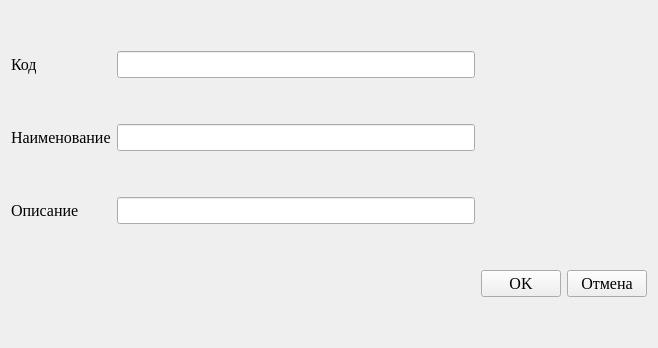
<?xml version="1.0" encoding="UTF-8"?>
<ui version="4.0">
 <class>ViewDocsEditDialog</class>
 <widget class="QWidget" name="ViewDocsEditDialog">
  <property name="geometry">
   <rect>
    <x>0</x>
    <y>0</y>
    <width>658</width>
    <height>348</height>
   </rect>
  </property>
  <property name="font">
   <font>
    <family>Times New Roman</family>
    <pointsize>12</pointsize>
   </font>
  </property>
  <property name="windowTitle">
   <string>Вид документа</string>
  </property>
  <property name="windowIcon">
   <iconset resource="../../../res.qrc">
    <normaloff>:/icons/icon.png</normaloff>:/icons/icon.png</iconset>
  </property>
  <layout class="QGridLayout" name="gridLayout">
   <item row="0" column="0">
    <widget class="QLabel" name="label_2">
     <property name="text">
      <string>Код</string>
     </property>
    </widget>
   </item>
   <item row="1" column="1">
    <widget class="QLineEdit" name="titleEdit"/>
   </item>
   <item row="3" column="0">
    <widget class="QLabel" name="label">
     <property name="text">
      <string/>
     </property>
    </widget>
   </item>
   <item row="1" column="0">
    <widget class="QLabel" name="label_3">
     <property name="text">
      <string>Наименование</string>
     </property>
    </widget>
   </item>
   <item row="3" column="2">
    <widget class="QPushButton" name="okButton">
     <property name="text">
      <string>OK</string>
     </property>
    </widget>
   </item>
   <item row="3" column="3">
    <widget class="QPushButton" name="cancelButton">
     <property name="maximumSize">
      <size>
       <width>16777215</width>
       <height>16777215</height>
      </size>
     </property>
     <property name="text">
      <string>Отмена</string>
     </property>
    </widget>
   </item>
   <item row="0" column="1">
    <widget class="QLineEdit" name="codeEdit"/>
   </item>
   <item row="2" column="0">
    <widget class="QLabel" name="label_4">
     <property name="text">
      <string>Описание</string>
     </property>
    </widget>
   </item>
   <item row="2" column="1">
    <widget class="QLineEdit" name="descriptionEdit"/>
   </item>
  </layout>
 </widget>
 <resources>
  <include location="../../../res.qrc"/>
 </resources>
 <connections/>
</ui>
